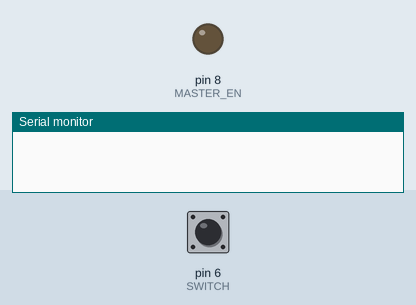
Simulated run of this sketch. Board: Arduino Uno, built with avr-gcc and run on an emulated ATmega328P. On the bench: output pins drawn as LEDs (lit = HIGH), the last lines printed to the serial monitor. The inputs (shaded band) are chosen by the test bench; at power-on: pin 6 (SWITCH) HIGH.

Above: at 1.2 s.
1.3 s: pin 6 (SWITCH) pulled LOW for 0.15 s
At 2.6 s:
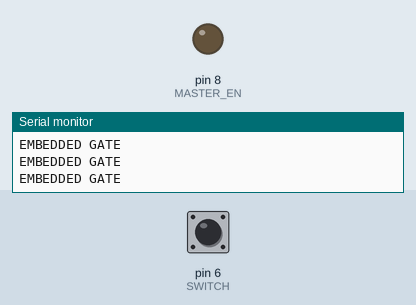
3.0 s: pin 6 (SWITCH) pulled LOW for 1 s
At 3.8 s:
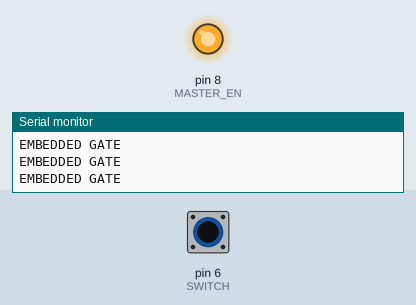
5.5 s: pin 6 (SWITCH) driven LOW
At 5.9 s:
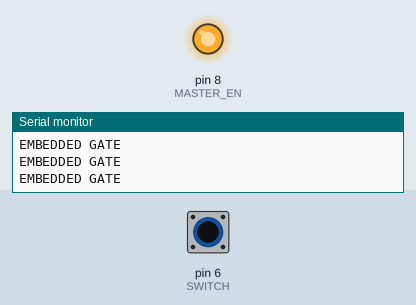
8.5 s: pin 6 (SWITCH) driven HIGH
At 9.4 s:
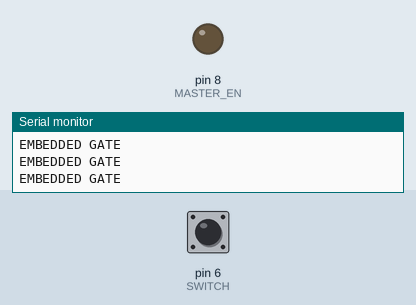
Timing chart, 0 to 11.0 s (numbered marks = the images above; inputs shaded):
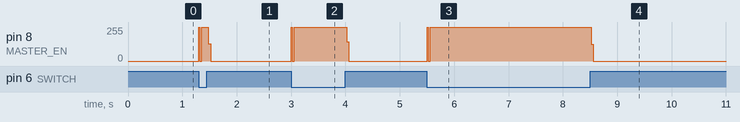

The sketch:

Master_ar.ino
```cpp
#define MASTER_EN   8                 // connected to RS485 Enable pin
#define SWITCH      6                 // Declare LED pin

void setup() {
  pinMode(SWITCH , INPUT_PULLUP);     // Declare LED pin as output
  pinMode(MASTER_EN , OUTPUT);        // Declare Enable pin as output
  Serial.begin(9600);                 // set serial communication baudrate
  digitalWrite(MASTER_EN , LOW);      // Make Enable pin low, Receiving mode ON
}

void loop() {
  if(digitalRead(SWITCH) == 0)
  {                      // Debouncing for switch
    digitalWrite(MASTER_EN , HIGH);     // Make Enable pin high to send Data
    delay(5);                           // required minimum delay of 5ms
    Serial.println("EMBEDDED GATE");     // Send String serially, End String with *
    delay(5);
//    Serial.flush();                     // wait for transmission of data
    digitalWrite(MASTER_EN , LOW);      // Receiving mode ON
  }
}
```

rs485_relay_control.cpp
```cpp
int enable = 6;
int transmit = 1;
int receive = 0;

byte devId = 0x01;
byte ON_RELAY_1[8] = {devId, 0x05,0x00,0x00,0xFF,0x00,0x8C,0x3A};
byte OFF_RELAY_1[8] = {devId, 0x05,0x00,0x00,0x00,0x00,0xCD,0xCA};

byte ON_RELAY_2[8] = {devId, 0x05,0x00,0x01,0xFF,0x00,0xDD,0xFA};
byte OFF_RELAY_2[8] = {devId, 0x05,0x00,0x01,0x00,0x00,0x5C,0x0A};

byte ON_RELAY_3[8] = {devId, 0x05,0x00,0x02,0xFF,0x00,0x2D,0xFA};
byte OFF_RELAY_3[8] = {devId, 0x05,0x00,0x02,0x00,0x00,0x6C,0x0A};

byte ON_RELAY_4[8] = {devId, 0x05,0x00,0x03,0xFF,0x00,0x7C,0x3A};
byte OFF_RELAY_4[8] = {devId, 0x05,0x00,0x03,0x00,0x00,0x3D,0xCA};

void setup(){
    pinMode(enable, OUTPUT);
    digitalWrite(enable, receive);
    Serial.begin(9600);
}

void loop(){
    digitalWrite(enable, transmit);
    Serial.write(ON_RELAY_1,8);
    delay(500);
    Serial.write(OFF_RELAY_1,8);
    delay(500);
    Serial.write(ON_RELAY_2,8);
    delay(500);
    Serial.write(OFF_RELAY_2,8);
    delay(500);
    Serial.write(ON_RELAY_3,8);
    delay(500);
    Serial.write(OFF_RELAY_3,8);
    delay(500);
    Serial.write(ON_RELAY_4,8);
    delay(500);
    Serial.write(OFF_RELAY_4,8);
    delay(500);
}
```

Measured:
- after the input at 1.3 s, pin 8 (MASTER_EN): 0/255 → 255/255 at once, → 0/255 0.18 s later
- after the input at 3.0 s, pin 8 (MASTER_EN): 0/255 → 255/255 at once, → 0/255 1.0 s later
- after the input at 5.5 s, pin 8 (MASTER_EN): 0/255 → 255/255 at once
- after the input at 8.5 s, pin 8 (MASTER_EN): 255/255 → 0/255 at once
